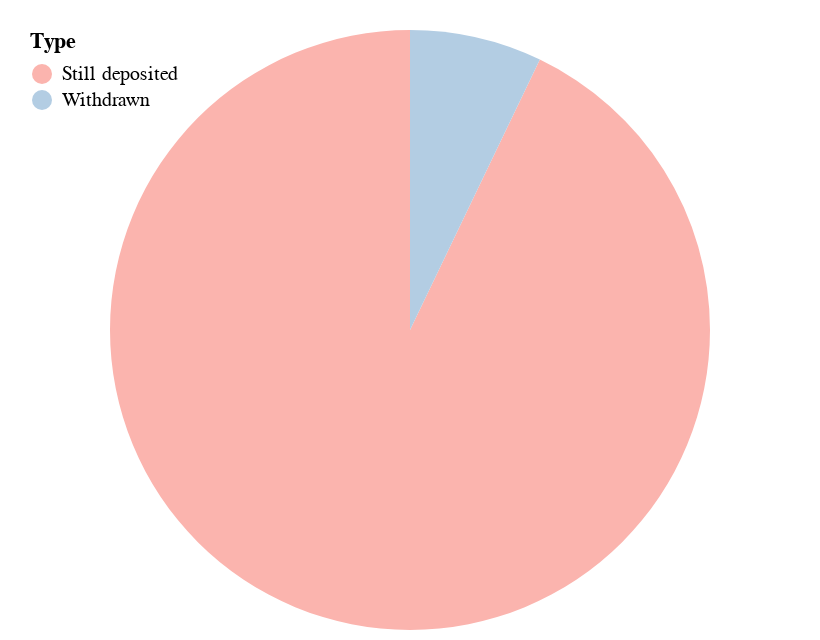

This figure's notebook cell:
### Code cell
alt.Chart(df).mark_arc().encode(
    theta=alt.Theta(field="UST", type="quantitative"),
    color=alt.Color(field="Type", type="nominal",
            scale=alt.Scale(scheme='pastel1'),
            legend=alt.Legend(
            orient='none',
            padding=10,
            legendY=-10,
            direction='vertical'))
).configure_view(strokeOpacity=0)

### Figure 1 — Vega-Lite specification as saved in the notebook (floating-point values rounded to 4 significant figures)
{"config": {"view": {"continuousWidth": 400, "continuousHeight": 300, "strokeOpacity": 0}}, "data": {"name": "data-fd481096272f0d31604faff60615a969"}, "mark": "arc", "encoding": {"color": {"field": "Type", "legend": {"direction": "vertical", "legendY": -10, "orient": "none", "padding": 10}, "scale": {"scheme": "pastel1"}, "type": "nominal"}, "theta": {"field": "UST", "type": "quantitative"}}, "$schema": "https://vega.github.io/schema/vega-lite/v4.17.0.json", "datasets": {"data-fd481096272f0d31604faff60615a969": [{"UST": 1955.0, "Type": "Still deposited"}, {"UST": -150.0, "Type": "Withdrawn"}]}}
